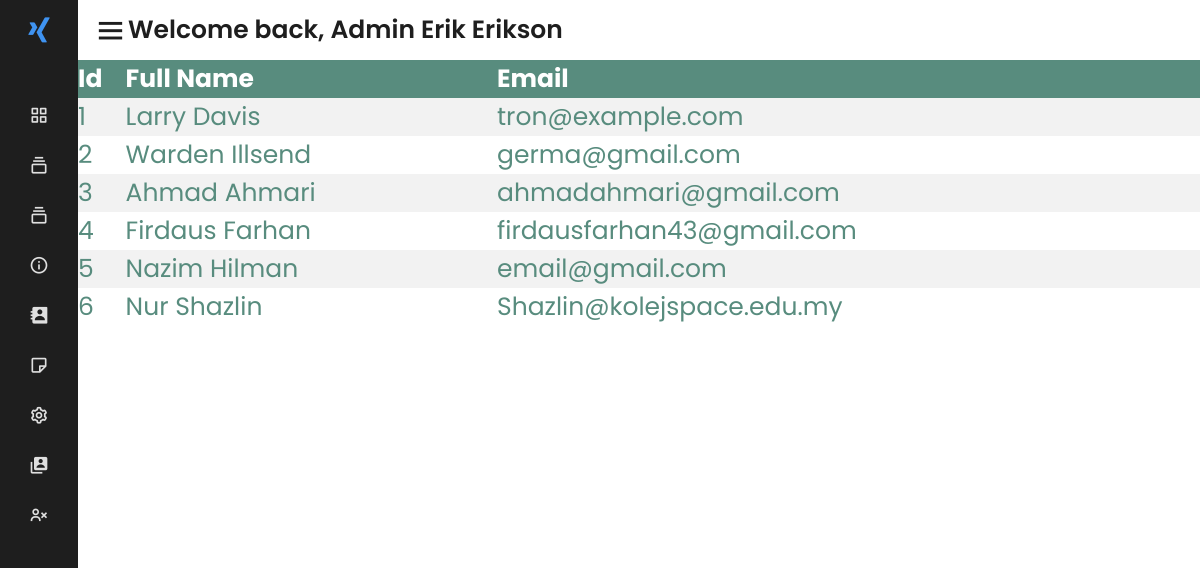
/gogigs_website/dashboard/customerlist.php (signed in), run on the app's committed database.
### tables this page shows
CREATE TABLE `customer_acc` (
  `id` int(11) NOT NULL,
  `name` varchar(255) NOT NULL,
  `email` varchar(255) NOT NULL,
  `password` varchar(255) NOT NULL,
  `bio` text NOT NULL,
  `birthday` date DEFAULT NULL,
  `state` varchar(100) DEFAULT NULL,
  `phone_number` varchar(20) NOT NULL,
  `twittercreds` varchar(255) NOT NULL,
  `fbcreds` varchar(255) NOT NULL,
  `igcreds` varchar(255) NOT NULL
);

### gogigs_website/dashboard/customerlist.php (the view, shortened to what this page needs)
<?php
$name_check = $_SESSION['data'];
?>
<!DOCTYPE html>
<html lang="en">
<head>
    <link rel="stylesheet" href="css/customerlist.css">
 <link href='https://unpkg.com/boxicons@2.1.2/css/boxicons.min.css' rel='stylesheet'>
 <link rel="stylesheet" href="css/dashboard.css">
</head>
<body>
    <div class="sidebar close">
        <a href="#" class="logo-box">
            <i class='bx bxl-xing'></i>
        </a>
        <div id="sidebar-content"></div>
    </div>
  <section class="home">
    <div class="toggle-sidebar">
        <i class='bx bx-menu'></i>
        <div class="text">Welcome back, Admin <?php echo $name_check ?></div>
    </div>
    <table>
        <tr>
            <th>Id</th>
            <th>Full Name</th>
            <th>Email</th>
        </tr>
        <?php
        $host = "localhost";
        $dbname = "gogigs";
        $username = "root";
        $password = "";
        $mysqli = new mysqli(hostname: $host,
                             username: $username,
                             password: $password,
                             database: $dbname);
$sql = "SELECT id, name, email FROM customer_acc";
$result = $mysqli-> query($sql);
    if($result-> num_rows>0){
        while ($row = $result-> fetch_assoc()){
         echo "<tr><td>". $row["id"] . "</td><td>". $row["name"] .
         "</td><td>". $row["email"] . "</td></tr>";
        }
        echo "</table>";
    }
    else {
        echo "0 result";
    }
        ?>
</section>
</body>
</html>

### gogigs_website/dashboard/css/customerlist.css (style rules this page uses)
table { border-collapse: collapse; width: 100%; color: #588c7e; font-family: monospace; font-size: 25px; text-align: Left; }
th { background-color: #588c7e; color: white; }
tr:nth-child(even) { background-color: #f2f2f2 }

### gogigs_website/dashboard/css/dashboard.css (style rules this page uses)
* { font-family: 'Poppins', sans-serif; margin: 0; padding: 0; box-sizing: border-box; list-style: none; text-decoration: none; }
:root { --color_Blue: #3f93f1; --color_Dark1: #1e1e1e; --color_Dark2: #252527; --color_Light1: #dfdfdf; --color_Light2: #c4c4c4; }
.sidebar { position: fixed; top: 0; left: 0; height: 100%; width: 260px; background-color: var(--color_Dark1); transition: all .5s ease; z-index: 100; }
.sidebar.close { width: 78px; }
.logo-box { height: 60px; width: 100%; display: flex; align-items: center; color: var(--color_Light1); transition: all .5s ease; }
.logo-box i { font-size: 30px; height: 50px; min-width: 78px; text-align: center; line-height: 50px; transition: all .5s ease; }
.sidebar.close .logo-box i { transform: rotate(360deg); }
.home { position: relative; left: 260px; width: calc(100% - 260px); transition: all .5s ease; }
.sidebar.close~.home { left: 78px; width: calc(100% - 78px); }
.home .toggle-sidebar { height: 60px; display: flex; align-items: center; width: fit-content; cursor: pointer; }
.home .toggle-sidebar i { font-size: 35px; color: var(--color_Dark1); margin-left: 15px; }
.home .toggle-sidebar .text { font-size: 25px; color: var(--color_Dark1); font-weight: 600; }

### data on the page
customer_acc: id "1", name "Larry Davis", email "tron@example.com"
customer_acc: id "2", name "Warden Illsend", email "germa@gmail.com"
customer_acc: id "3", name "Ahmad Ahmari", email "ahmadahmari@gmail.com"
customer_acc: id "4", name "Firdaus Farhan", email "firdausfarhan43@gmail.com"
customer_acc: id "5", name "Nazim Hilman", email "email@gmail.com"
customer_acc: id "6", name "Nur Shazlin", email "Shazlin@kolejspace.edu.my"

### other printed values
$name_check "Erik Erikson"
